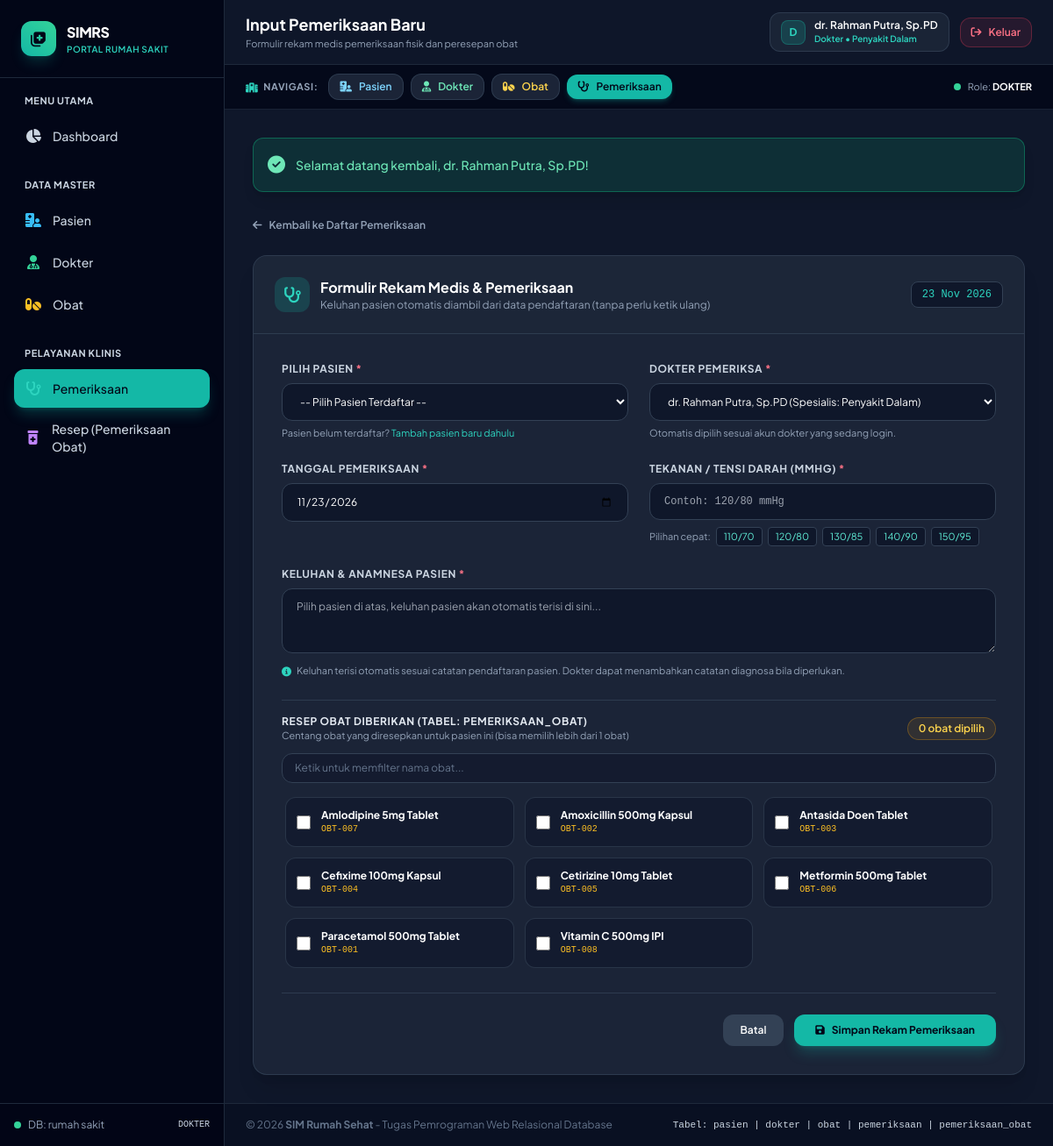
/tugas_obat/pemeriksaan_tambah.php (signed in), run on the app's committed database.
### tables this page shows
CREATE TABLE `obat` (
  `id` int(5) NOT NULL AUTO_INCREMENT,
  `kode_obat` varchar(255) NOT NULL,
  `nama_obat` varchar(255) NOT NULL,
  PRIMARY KEY (`id`),
  UNIQUE KEY `kode_obat` (`kode_obat`)
);

### tugas_obat/auth.php (called while the page is built, shortened)
<?php
function is_logged_in() {
    return isset($_SESSION['user_id']) && !empty($_SESSION['user_id']);
}
function current_user() {
    return [
        'id'          => $_SESSION['user_id'],
        'role'        => $_SESSION['role'] ?? 'dokter',
        'username'    => $_SESSION['username'] ?? '',
        'nama_user'   => $_SESSION['nama_user'] ?? $_SESSION['nama_dokter'] ?? 'Pengguna',
        'nama_dokter' => $_SESSION['nama_dokter'] ?? ($_SESSION['nama_user'] ?? 'Dokter'),
        'spesialis'   => $_SESSION['spesialis'] ?? '',
        'jenis'       => $_SESSION['jenis'] ?? ''
    ];
}
?>

### tugas_obat/pemeriksaan_tambah.php (the view, shortened to what this page needs)
<?php
include __DIR__ . '/header.php';
$dokter_list = mysqli_query($koneksi, "SELECT id, nama_dokter, spesialis FROM dokter ORDER BY nama_dokter ASC");
$obat_list = mysqli_query($koneksi, "SELECT id, kode_obat, nama_obat FROM obat ORDER BY nama_obat ASC");
?>
<div class="max-w-4xl mx-auto space-y-6">
    <div>
        <a href="pemeriksaan.php" class="inline-flex items-center gap-2 text-xs font-semibold text-slate-400 hover:text-white transition-colors">
            <i class="fa-solid fa-arrow-left"></i>
            <span>Kembali ke Daftar Pemeriksaan</span>
        </a>
    </div>
    <div class="bg-slate-800/80 border border-slate-700/80 rounded-2xl shadow-xl overflow-hidden">
        <div class="p-6 border-b border-slate-700/80 bg-slate-800/50 flex items-center justify-between">
            <div class="flex items-center gap-3">
                <div class="w-10 h-10 rounded-xl bg-teal-500/20 text-teal-400 flex items-center justify-center text-lg">
                    <i class="fa-solid fa-stethoscope"></i>
                </div>
                <div>
                    <h3 class="text-base font-bold text-white">Formulir Rekam Medis & Pemeriksaan</h3>
                    <p class="text-xs text-slate-400">Keluhan pasien otomatis diambil dari data pendaftaran (tanpa perlu ketik ulang)</p>
                </div>
            </div>
            <span class="text-xs bg-slate-900 border border-slate-700 text-teal-400 px-3 py-1.5 rounded-lg font-mono">
                <?= date('d M Y') ?>
            </span>
        </div>
        <form action="pemeriksaan_action.php?aksi=tambah" method="POST" class="p-6 md:p-8 space-y-6">
            <div class="grid grid-cols-1 md:grid-cols-2 gap-6">
                <div>
                    <label class="block text-xs font-bold uppercase tracking-wider text-slate-300 mb-2">
                        Pilih Pasien <span class="text-rose-400">*</span>
                    </label>
                    <div class="relative">
                        <select name="id_pasien" id="id_pasien" required onchange="syncPasienData()"
                                class="w-full px-4 py-3 bg-slate-900 border border-slate-700 rounded-xl text-white text-xs focus:ring-2 focus:ring-teal-500 focus:outline-none">
                            <option value="">-- Pilih Pasien Terdaftar --</option>
                        </select>
                    </div>
                    <p class="text-[11px] text-slate-400 mt-1.5">
                        Pasien belum terdaftar? <a href="pasien.php" class="text-teal-400 hover:underline">Tambah pasien baru dahulu</a>
                    </p>
                </div>
                <div>
                    <label class="block text-xs font-bold uppercase tracking-wider text-slate-300 mb-2">
                        Dokter Pemeriksa <span class="text-rose-400">*</span>
                    </label>
                    <select name="id_dokter" id="id_dokter" required
                            class="w-full px-4 py-3 bg-slate-900 border border-slate-700 rounded-xl text-white text-xs focus:ring-2 focus:ring-teal-500 focus:outline-none">
                        <?php while ($d = mysqli_fetch_assoc($dokter_list)): ?>
                            <option value="<?= $d['id'] ?>" <?= ($d['id'] == $user['id']) ? 'selected' : '' ?>>
                                <?= htmlspecialchars($d['nama_dokter']) ?> (Spesialis: <?= htmlspecialchars($d['spesialis']) ?>)
                            </option>
                        <?php endwhile; ?>
                    </select>
                    <p class="text-[11px] text-slate-400 mt-1.5">Otomatis dipilih sesuai akun dokter yang sedang login.</p>
                </div>
            </div>
            <div class="grid grid-cols-1 md:grid-cols-2 gap-6">
                <div>
                    <label class="block text-xs font-bold uppercase tracking-wider text-slate-300 mb-2">
                        Tanggal Pemeriksaan <span class="text-rose-400">*</span>
                    </label>
                    <input type="date" name="tgl_periksa" value="<?= date('Y-m-d') ?>" required
                           class="w-full px-4 py-3 bg-slate-900 border border-slate-700 rounded-xl text-white text-xs focus:ring-2 focus:ring-teal-500 focus:outline-none">
                </div>
                <div>
                    <div class="flex items-center justify-between mb-2">
                        <label class="block text-xs font-bold uppercase tracking-wider text-slate-300">
                            Tekanan / Tensi Darah (mmHg) <span class="text-rose-400">*</span>
                        </label>
                    </div>
                    <div class="space-y-2">
                        <input type="text" name="tensi_darah" id="tensi_darah" placeholder="Contoh: 120/80 mmHg" required
                               class="w-full px-4 py-3 bg-slate-900 border border-slate-700 rounded-xl text-white text-xs font-mono focus:ring-2 focus:ring-teal-500 focus:outline-none">
                        <div class="flex flex-wrap items-center gap-1.5 text-[11px]">
                            <span class="text-slate-400">Pilihan cepat:</span>
                            <button type="button" onclick="setTensi('110/70 mmHg')" class="px-2 py-0.5 rounded bg-slate-900 border border-slate-700 text-teal-300 hover:border-teal-500 transition-colors">110/70</button>
                            <button type="button" onclick="setTensi('120/80 mmHg')" class="px-2 py-0.5 rounded bg-slate-900 border border-slate-700 text-teal-300 hover:border-teal-500 transition-colors">120/80</button>
                            <button type="button" onclick="setTensi('130/85 mmHg')" class="px-2 py-0.5 rounded bg-slate-900 border border-slate-700 text-teal-300 hover:border-teal-500 transition-colors">130/85</button>
                            <button type="button" onclick="setTensi('140/90 mmHg')" class="px-2 py-0.5 rounded bg-slate-900 border border-slate-700 text-teal-300 hover:border-teal-500 transition-colors">140/90</button>
                            <button type="button" onclick="setTensi('150/95 mmHg')" class="px-2 py-0.5 rounded bg-slate-900 border border-slate-700 text-teal-300 hover:border-teal-500 transition-colors">150/95</button>
                        </div>
                    </div>
                </div>
            </div>
            <div>
                <div class="flex items-center justify-between mb-2">
                    <label class="block text-xs font-bold uppercase tracking-wider text-slate-300">
                        Keluhan & Anamnesa Pasien <span class="text-rose-400">*</span>
                    </label>
                </div>
                <textarea name="keluhan" id="keluhan" rows="3" required
                          placeholder="Pilih pasien di atas, keluhan pasien akan otomatis terisi di sini..."
                          class="w-full px-4 py-3 bg-slate-900 border border-slate-700 rounded-xl text-white text-xs focus:ring-2 focus:ring-teal-500 focus:outline-none"></textarea>
                <p class="text-[11px] text-slate-400 mt-1.5 flex items-center gap-1.5">
                    <i class="fa-solid fa-info-circle text-teal-400"></i>
                    <span>Keluhan terisi otomatis sesuai catatan pendaftaran pasien. Dokter dapat menambahkan catatan diagnosa bila diperlukan.</span>
                </p>
            </div>
            <div class="pt-4 border-t border-slate-700/80">
                <div class="flex items-center justify-between mb-3">
                    <div>
                        <label class="block text-xs font-bold uppercase tracking-wider text-slate-200">
                            Resep Obat Diberikan (Tabel: pemeriksaan_obat)
                        </label>
                        <p class="text-[11px] text-slate-400">Centang obat yang diresepkan untuk pasien ini (bisa memilih lebih dari 1 obat)</p>
                    </div>
                    <span id="counterObat" class="text-xs bg-amber-500/10 text-amber-300 border border-amber-500/30 px-3 py-1 rounded-full font-semibold">
                        0 obat dipilih
                    </span>
                </div>
                <div class="mb-3">
                    <input type="text" id="filterObatInput" onkeyup="filterObatList()" placeholder="Ketik untuk memfilter nama obat..."
                           class="w-full px-3.5 py-2 bg-slate-900/60 border border-slate-700 rounded-xl text-xs text-white placeholder-slate-500 focus:outline-none focus:ring-1 focus:ring-amber-500">
                </div>
                <div class="grid grid-cols-1 sm:grid-cols-2 md:grid-cols-3 gap-3 max-h-72 overflow-y-auto p-1" id="obatContainer">
                    <?php while ($ob = mysqli_fetch_assoc($obat_list)): ?>
                        <div class="obat-item p-3 rounded-xl bg-slate-900/60 hover:bg-slate-900 border border-slate-700/70 hover:border-amber-500/50 transition-all">
                            <label class="flex items-center gap-3 cursor-pointer select-none">
                                <input type="checkbox" name="obat_ids[]" value="<?= $ob['id'] ?>" onchange="toggleObatAturan(this); updateCounter()"
                                       class="w-4 h-4 rounded text-amber-500 bg-slate-800 border-slate-600 focus:ring-amber-400 focus:ring-offset-slate-900">
                                <div class="min-w-0 flex-1">
                                    <div class="text-xs font-bold text-white truncate obat-nama"><?= htmlspecialchars($ob['nama_obat']) ?></div>
                                    <div class="text-[10px] text-amber-400 font-mono"><?= htmlspecialchars($ob['kode_obat']) ?></div>
                                </div>
                            </label>
                        </div>
                    <?php endwhile; ?>
                </div>
            </div>
            <div class="pt-6 border-t border-slate-700/80 flex items-center justify-end gap-3">
                <a href="pemeriksaan.php"
                   class="px-5 py-2.5 rounded-xl bg-slate-700 hover:bg-slate-600 text-white text-xs font-semibold">
                    Batal
                </a>
                <button type="submit"
                        class="px-6 py-2.5 rounded-xl bg-teal-500 hover:bg-teal-600 text-slate-950 font-bold text-xs shadow-lg shadow-teal-500/25 flex items-center gap-2">
                    <i class="fa-solid fa-save"></i>
                    <span>Simpan Rekam Pemeriksaan</span>
                </button>
            </div>
        </form>
    </div>
</div>
<?php include __DIR__ . '/footer.php'; ?>

### tugas_obat/header.php (style rules this page uses)
body { font-family: 'Plus Jakarta Sans', sans-serif; }

### data on the page
obat: nama_obat "Amlodipine 5mg Tablet", kode_obat "OBT-007"
obat: nama_obat "Amoxicillin 500mg Kapsul", kode_obat "OBT-002"
obat: nama_obat "Antasida Doen Tablet", kode_obat "OBT-003"
obat: nama_obat "Cefixime 100mg Kapsul", kode_obat "OBT-004"
obat: nama_obat "Cetirizine 10mg Tablet", kode_obat "OBT-005"
obat: nama_obat "Metformin 500mg Tablet", kode_obat "OBT-006"
obat: nama_obat "Paracetamol 500mg Tablet", kode_obat "OBT-001"
obat: nama_obat "Vitamin C 500mg IPI", kode_obat "OBT-008"

### other printed values
$user['role'] "DOKTER"
$page_title "Input Pemeriksaan Baru"
$page_subtitle "Formulir rekam medis pemeriksaan fisik dan peresepan obat"
substr($user['nama_user'], 0, 1) "D"
$user['nama_user'] "dr. Rahman Putra, Sp.PD"
$role_label "Dokter"
$user['spesialis'] "Penyakit Dalam"
$flash['message'] "Selamat datang kembali, dr. Rahman Putra, Sp.PD!"
form field id_dokter "dr. Rahman Putra, Sp.PD (Spesialis: Penyakit Dalam)"
